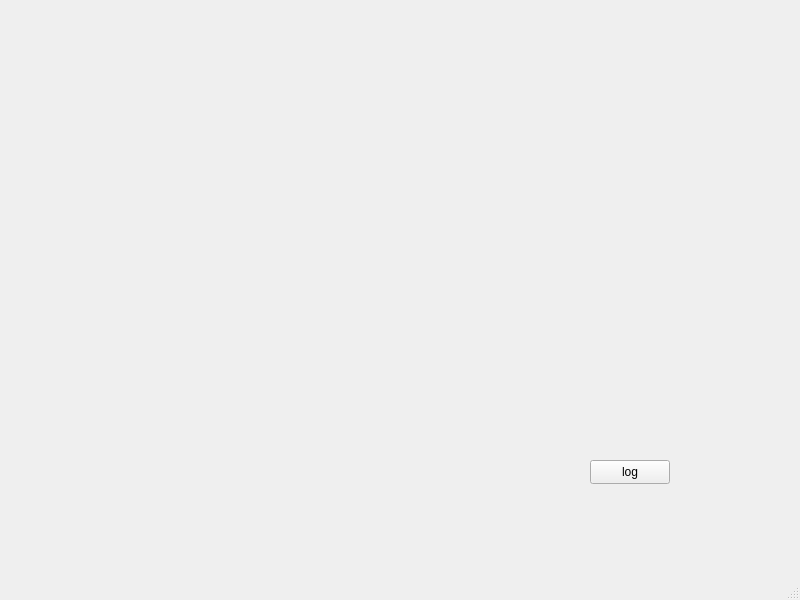
<?xml version="1.0" encoding="UTF-8"?>
<ui version="4.0">
 <class>MainWindow</class>
 <widget class="QMainWindow" name="MainWindow">
  <property name="geometry">
   <rect>
    <x>0</x>
    <y>0</y>
    <width>800</width>
    <height>600</height>
   </rect>
  </property>
  <property name="windowTitle">
   <string>MainWindow</string>
  </property>
  <widget class="QWidget" name="centralwidget">
   <widget class="QPushButton" name="pushButton">
    <property name="geometry">
     <rect>
      <x>590</x>
      <y>460</y>
      <width>80</width>
      <height>24</height>
     </rect>
    </property>
    <property name="text">
     <string>log</string>
    </property>
   </widget>
  </widget>
  <widget class="QMenuBar" name="menubar">
   <property name="geometry">
    <rect>
     <x>0</x>
     <y>0</y>
     <width>800</width>
     <height>21</height>
    </rect>
   </property>
  </widget>
  <widget class="QStatusBar" name="statusbar"/>
 </widget>
 <resources/>
 <connections/>
</ui>
